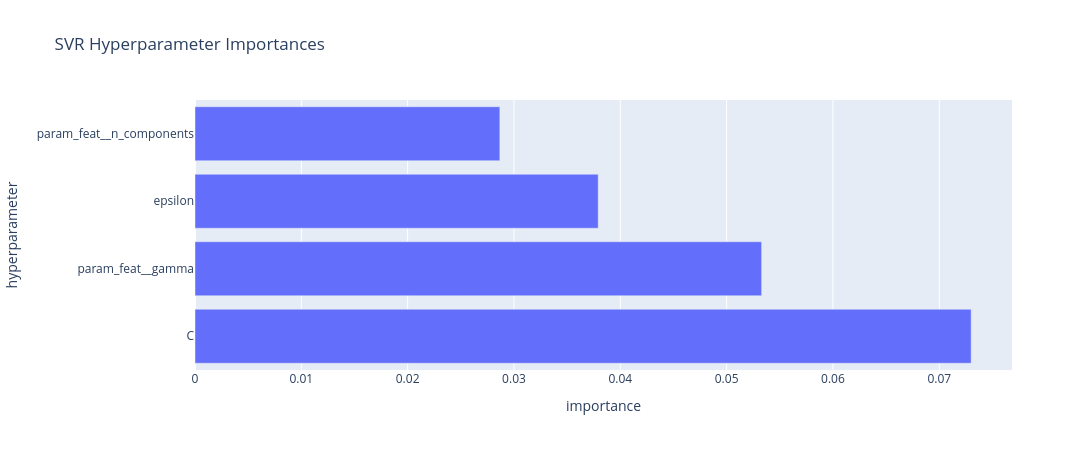

Notebook code for this chart:
### Code cell
# collect tried parameter sets + their CV score
cvres = pd.DataFrame(svr_search.cv_results_)

scores = cvres["mean_test_score"].copy()

param_cols = [c for c in cvres.columns if c.startswith("param_")]
importances = []
for c in param_cols:
    s = cvres[[c]].copy()
    s["score"] = scores.values
    # group by param value, take mean score per value, then take range
    imp = s.groupby(c, dropna=False)["score"].mean().max() - s.groupby(c, dropna=False)["score"].mean().min()
    importances.append((c.replace("param_model__", ""), float(imp)))

imp_df = pd.DataFrame(importances, columns=["hyperparameter", "importance"]).sort_values("importance")

fig = px.bar(
    imp_df, x="importance", y="hyperparameter", orientation="h",
    title="SVR Hyperparameter Importances"
)
fig.update_layout(width=1100, height=450, yaxis=dict(autorange="reversed"))
fig.show()

### Figure 1 — Plotly figure (JSON) as saved in the notebook; plotly's stock layout.template omitted (floating-point values rounded to 4 significant figures)
{"data": [{"hovertemplate": "importance=%{x}<br>hyperparameter=%{y}<extra></extra>", "legendgroup": "", "marker": {"color": "#636efa", "pattern": {"shape": ""}}, "name": "", "orientation": "h", "showlegend": false, "textposition": "auto", "type": "bar", "x": [0.02867, 0.03792, 0.05329, 0.073], "xaxis": "x", "y": ["param_feat__n_components", "epsilon", "param_feat__gamma", "C"], "yaxis": "y"}], "layout": {"barmode": "relative", "height": 450, "legend": {"tracegroupgap": 0}, "title": {"text": "SVR Hyperparameter Importances"}, "width": 1100, "xaxis": {"anchor": "y", "domain": [0, 1], "title": {"text": "importance"}}, "yaxis": {"anchor": "x", "autorange": "reversed", "domain": [0, 1], "title": {"text": "hyperparameter"}}}}
